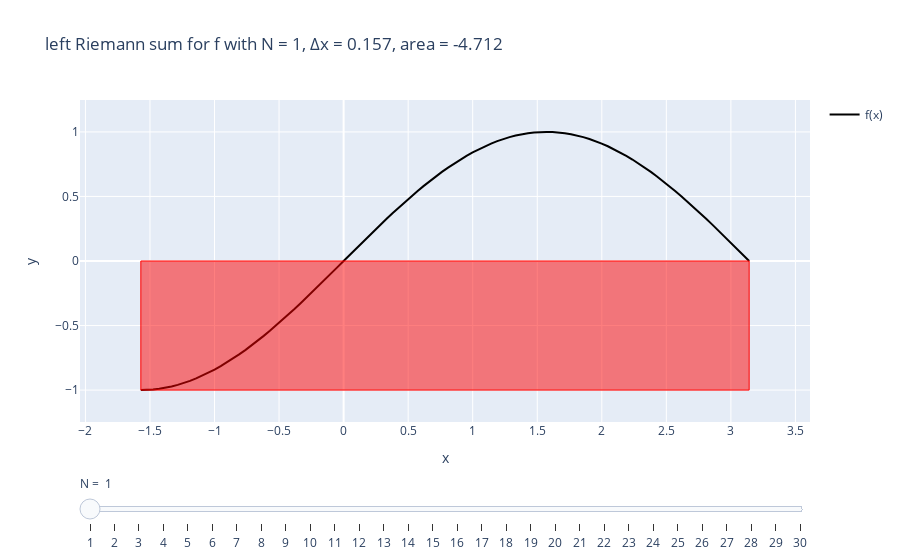

Notebook code for this chart:
### Markdown cell above
Now just hit enter! Note that rectangles with negative signed area are in red, while rectangles with positive (or zero) signed area are in blue.

### Code cell
make_figure(f, a, b, mode, max_N = 30)
